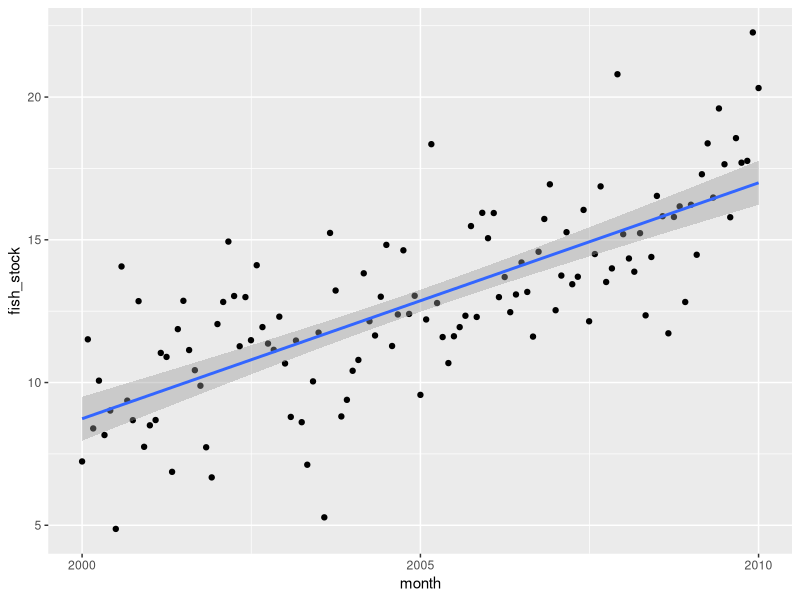
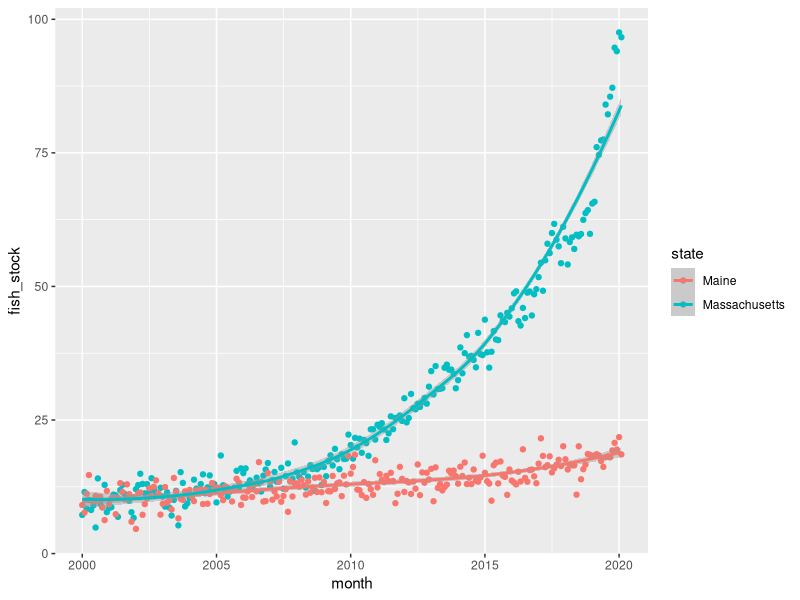

The R script that drew these images, in order: (Note: this script raises an error after producing the figures.)
library(tidyverse)
library(lubridate)

# First mass data set ----

## Simulate predictor variable
x <- abs(rnorm(121))          

## Simulate the error term
e <- rnorm(121, 0, 2)    

## Compute the outcome via the model
y <- 10 + 4 * x + e 

mass_1<-bind_cols(x,y) %>% 
  rename(date_number=`...1`, 
         fish_stock=`...2`) %>% 
  arrange(date_number) %>%
  mutate(month=seq(from=as.Date('2000-01-01'), 
                   to=as.Date('2010-01-01'), 
                   by='month'), 
         state='Massachusetts')


ggplot(mass_1, aes(x=month, y=fish_stock)) +
  geom_point() + 
  geom_smooth(method='lm')


# Second mass data set ----

## Simulate predictor variable
x <- abs(rnorm(121))          

## Simulate the error term
e <- rnorm(121, 0, 2)    

## Compute the outcome via the model
y <- 20 + 30 * x + e 

mass_total<-mass_1 %>% 
  bind_rows(bind_cols(x,y) %>% 
  rename(date_number=`...1`, 
         fish_stock=`...2`) %>% 
  arrange(date_number) %>%
  mutate(month=seq(from=as.Date('2010-02-01'), 
                   to=as.Date('2020-02-01'), 
                   by='month'), 
         state='Massachusetts'))

# All Maine data ----

## Simulate predictor variable
x <- abs(rnorm(242))          

## Simulate the error term
e <- rnorm(242, 0, 2)    

## Compute the outcome via the model
y <- 10 + 4 * x + e 

all_fish_data<-mass_total %>% 
  bind_rows(bind_cols(x,y) %>% 
  rename(date_number=`...1`, 
         fish_stock=`...2`) %>% 
  arrange(date_number) %>%
  mutate(month=seq(from=as.Date('2000-01-01'), 
                   to=as.Date('2020-02-01'), 
                   by='month'), 
         state='Maine'))

ggplot(all_fish_data, aes(x=month, y=fish_stock, color=state)) +
  geom_point() + 
  geom_smooth()

write.csv(all_fish_data, 
          './machine_learning/regression/dif_and_dif_data.csv', 
          row.names=F)




  
  



